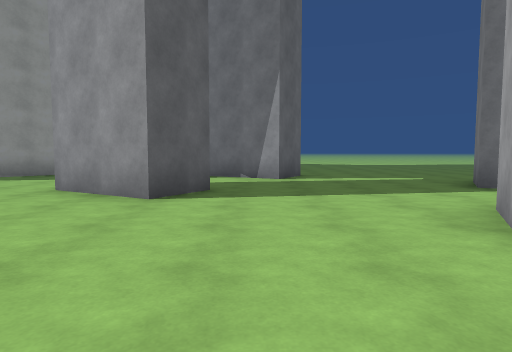
View 1 (above)

24 first-person views from a walk through a Unity game level. The camera is 1.2 m above the floor, tilts 4° down and sees 75° across. The floor is counted in squares, 2 m on a side. Each view is taken from the middle of a square. On the plan, view 1 faces up. The plan holds only what a view shows up to about 10 squares ahead; the rest is blank. The place goes on beyond the plan. The player is left out. Some animated figures are not drawn. Surface patterns are stand-ins for the level's own textures.

View 2
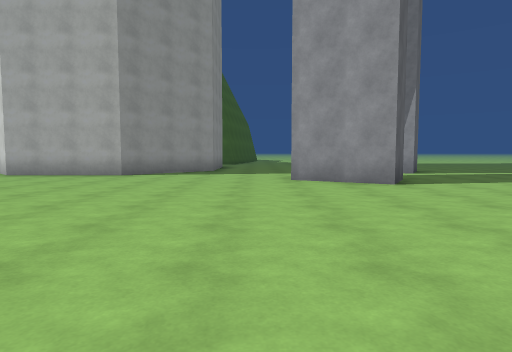

View 3
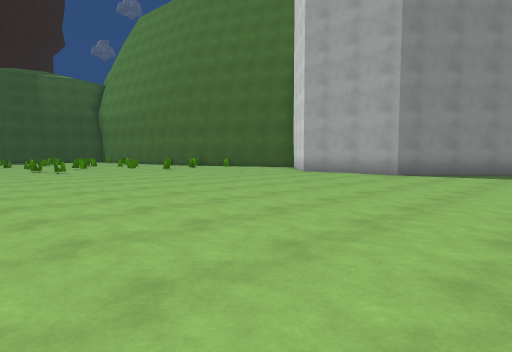

View 4
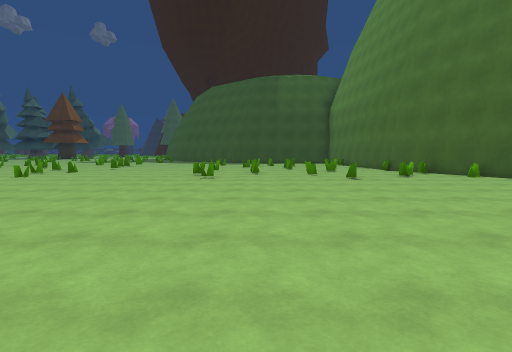

View 5
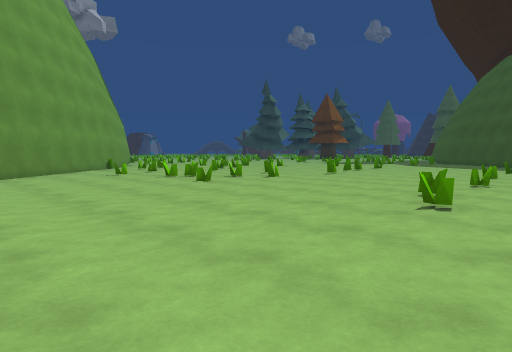

View 6
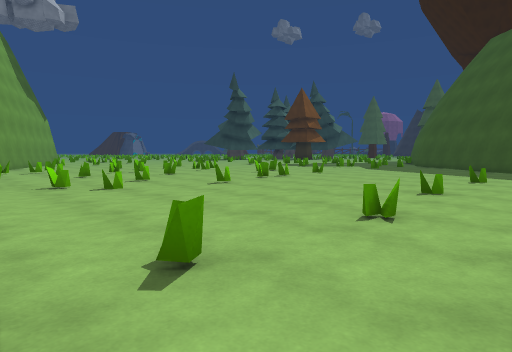

View 7
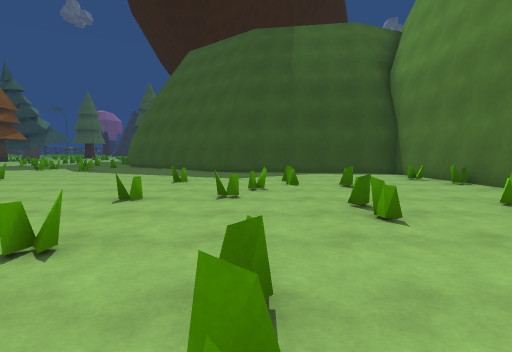

View 8
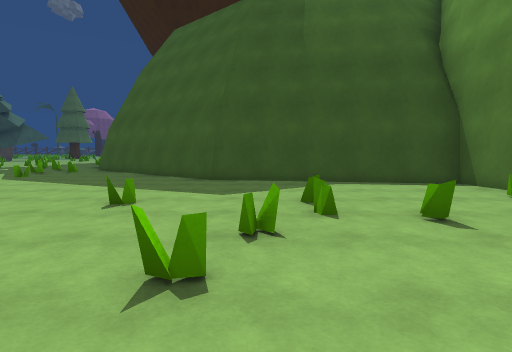

View 9
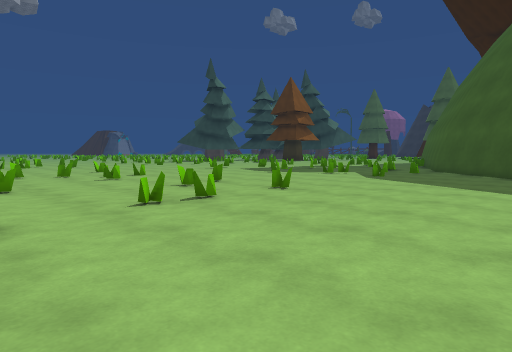

View 10
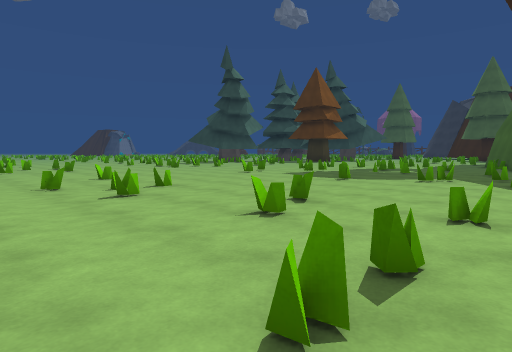

View 11
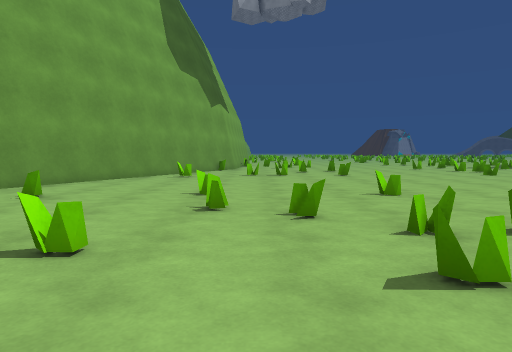

View 12
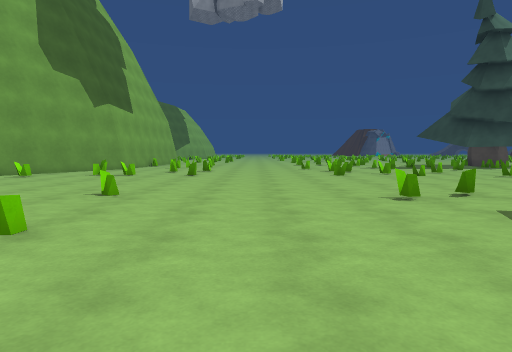

View 13
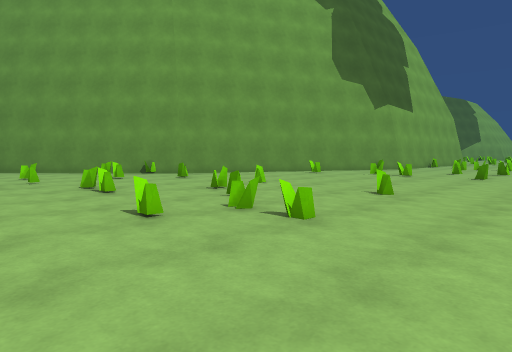

View 14
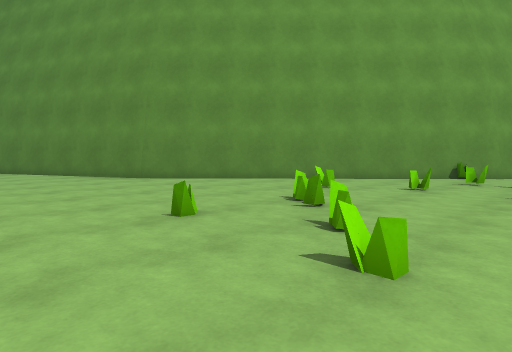

View 15
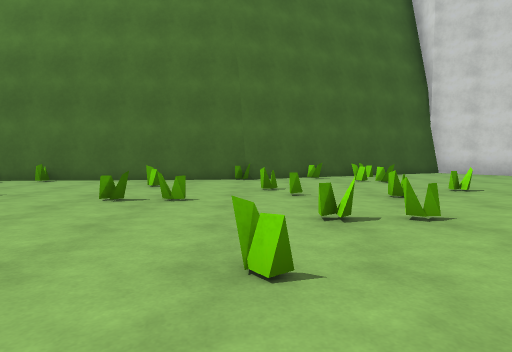

View 16
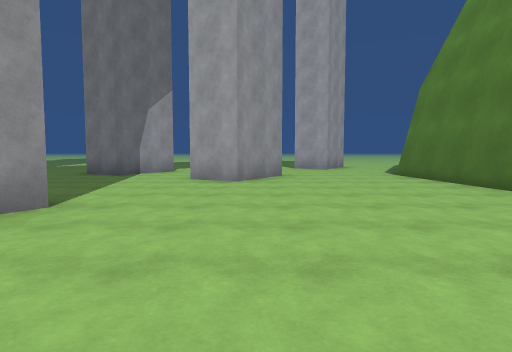

View 17
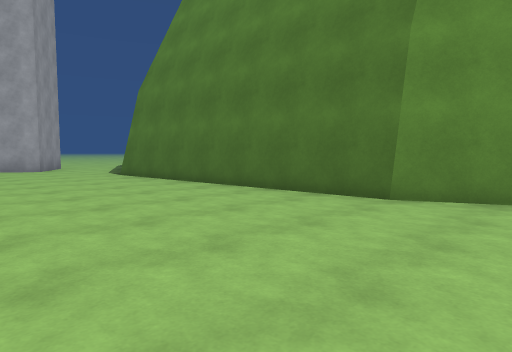

View 18
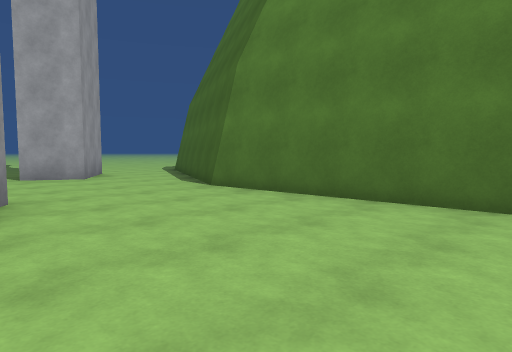

View 19
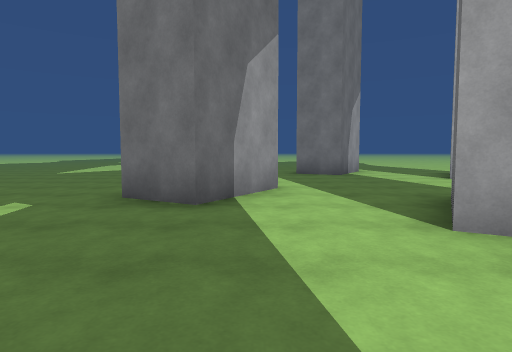

View 20
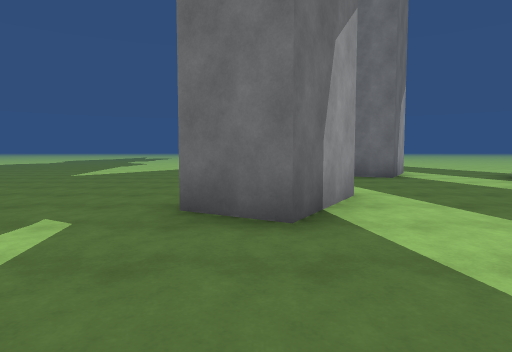

View 21
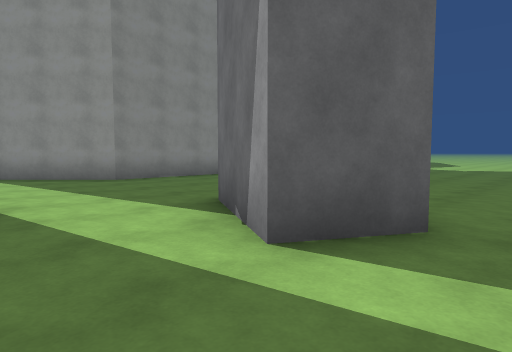

View 22
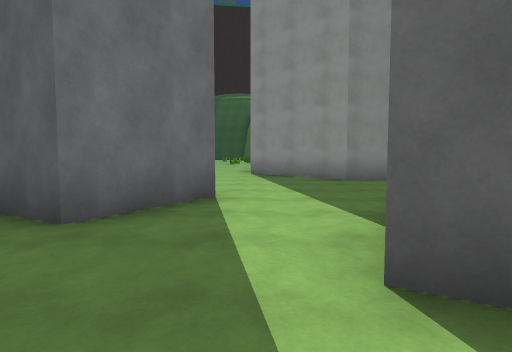

View 23
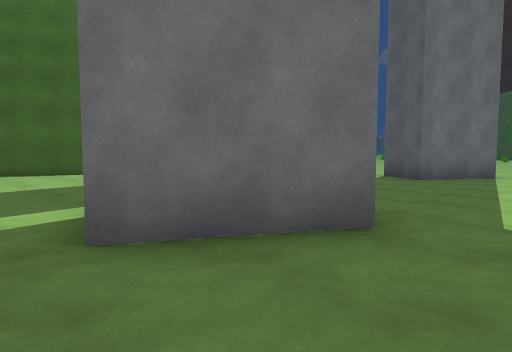

View 24
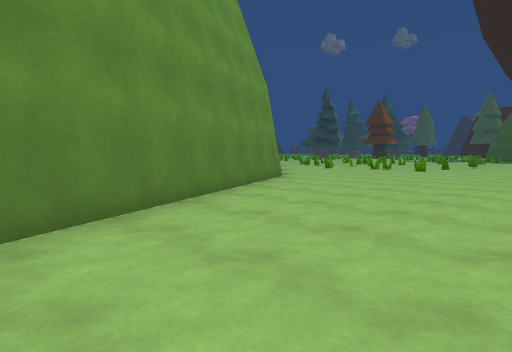

### Floor plan
Key: @ floor where view 1 was taken; # wall or solid block; . floor; = window, fence, low wall or low ledge.
Columns run from 30 left of view 1 to 7 right of it. Each row starts with its distance up from view 1.
  9                ####    ##....##.......
  8              ###..##  ##......##......
  7        #######.....####...............
  6     ####......=............##.....###.
  5     #.....=................###.....##.
  4     #...=...=.==......................
  3    ##..==.==.....................#....
  2    #.....=...=..................###...
  1   ##........=..=......................
  0  ##....=..=...=...............@.......
 -1  #....................................
 -2 ##..........................#######...
 -3 #..........=.............####     ###.
 -4  =.=...===...=.=.......###          ##
 -5 =.=.....=...=.=......###
 -6 ..........=........###
 -7 =..=........=..=..##
 -8  .=....==.==..=..##
 -9   ......=....=..##
-10   .=...........##
-11  .=....=..=.=.##
-12 .............##
-13 .............#
-14 ...........=##
-15 .=.=...===..#
-16 =.=........##

Where each view was taken, in squares from view 1:
view 1: 0 up, 0 right, facing up
view 2: 2 down, 4 left, facing up
view 3: 2 down, 4 left, facing up-left
view 4: 2 up, 7 left, facing left
view 5: 2 up, 11 left, facing down-left
view 6: 2 up, 15 left, facing down-left
view 7: 2 up, 16 left, facing left
view 8: 2 up, 19 left, facing left
view 9: 0 up, 19 left, facing down-left
view 10: 3 down, 20 left, facing down-left
view 11: 6 down, 21 left, facing down
view 12: 6 down, 25 left, facing down
view 13: 6 down, 25 left, facing down-right
view 14: 2 down, 18 left, facing down-right
view 15: 1 down, 18 left, facing up
view 16: 2 up, 5 left, facing right
view 17: 2 up, 5 left, facing down-right
view 18: 2 up, 1 left, facing down-right
view 19: 5 up, 0 right, facing right
view 20: 6 up, 1 right, facing right
view 21: 6 up, 2 right, facing up-left
view 22: 7 up, 2 right, facing left
view 23: 8 up, 7 right, facing down-left
view 24: 0 up, 4 left, facing down-left
